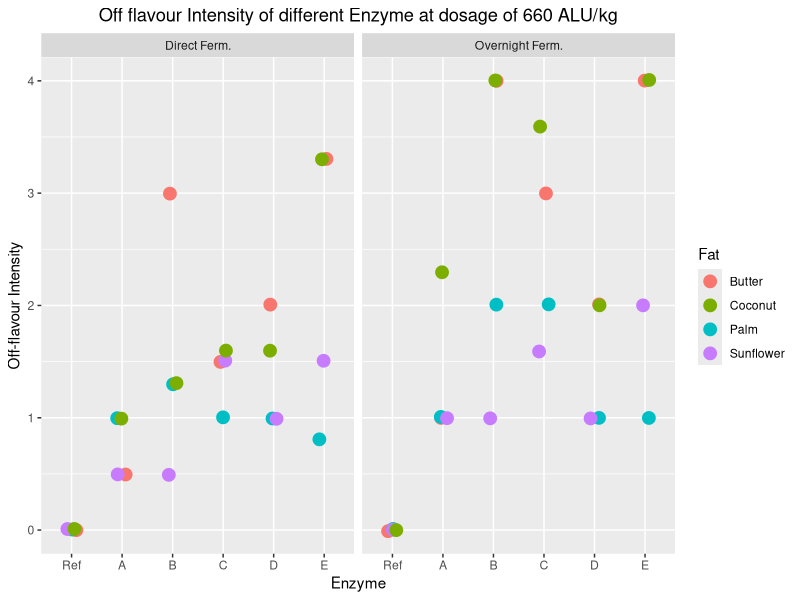
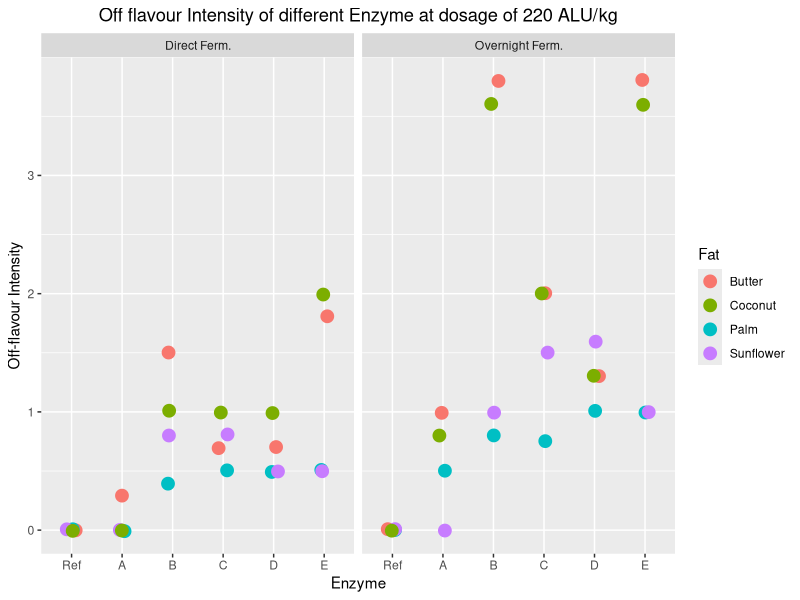
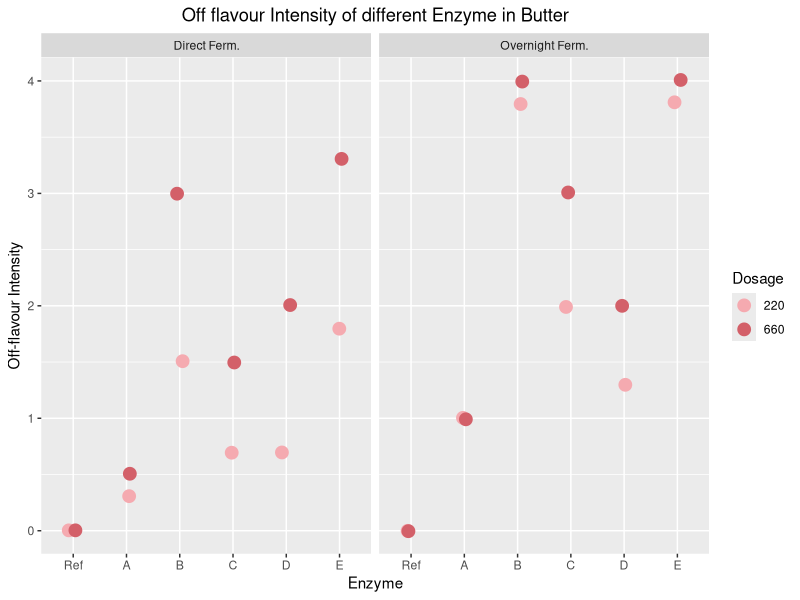
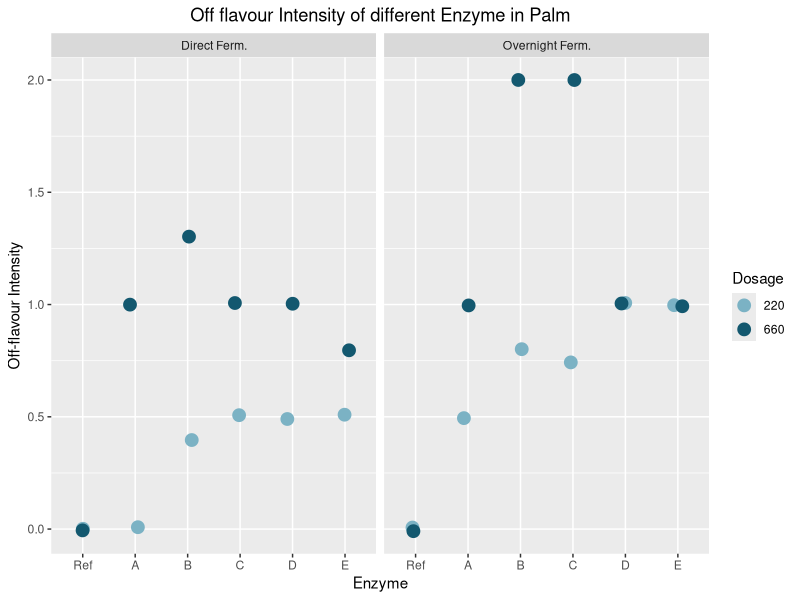
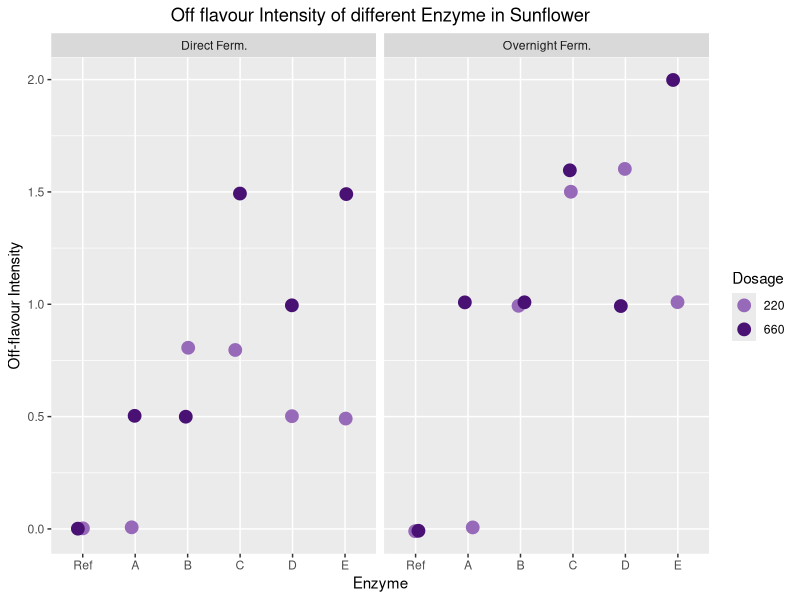
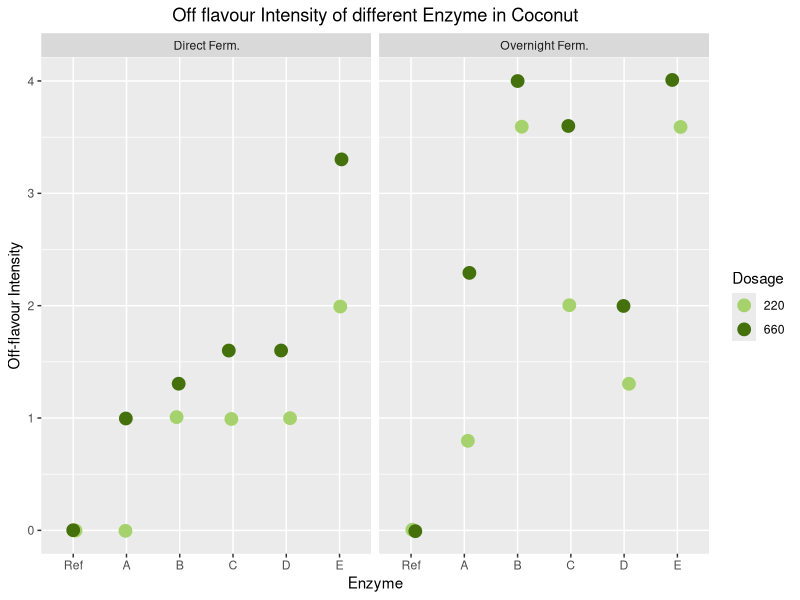
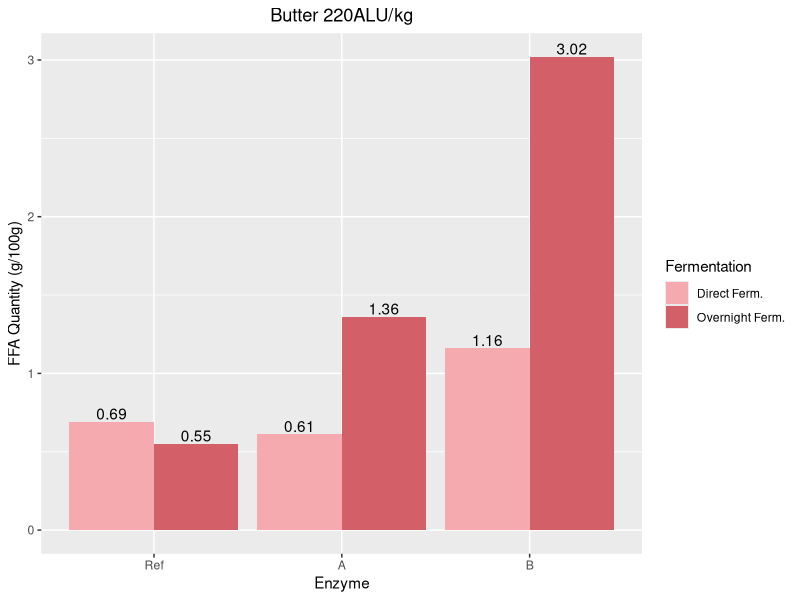
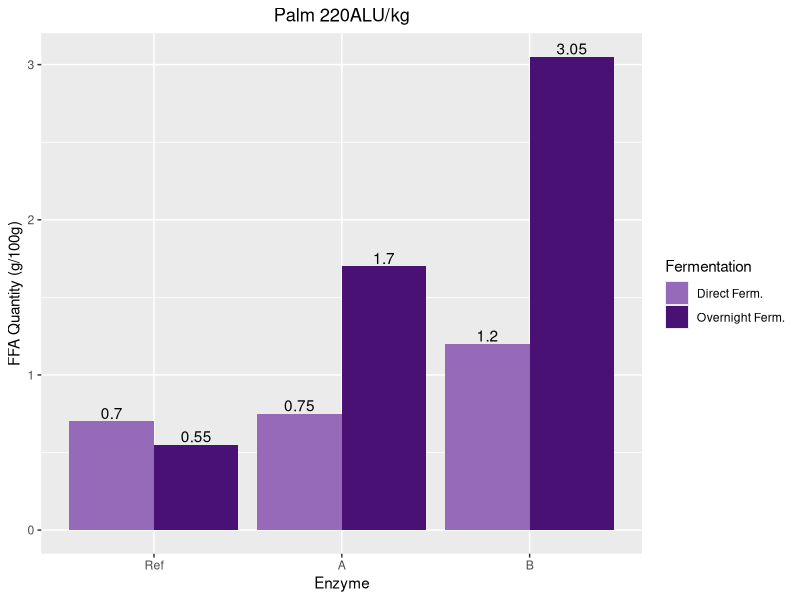

Here is the R script that generated these plots, in order:
#######Library##############
getwd()
library(readxl)
library(readr)
library(ggplot2)
library(tidyr)
library(tidyverse)
library(ggpubr)
library(purrr)

######Import Data frame (Excel)#######
Off_flavour_Data <- read_excel("Off_flavour_Data.xlsx")
Off_flavour_Data <- select(Off_flavour_Data,-Intensity_P1,-Intensity_P2,-Intensity_P3,
                           -Quantity_1,-Quantity_2)

#strings
Off_flavour_Data$Enzyme <- as.factor(Off_flavour_Data$Enzyme)
Off_flavour_Data$Fat <- as.factor(Off_flavour_Data$Fat)
Off_flavour_Data$Fermentation <- as.factor(Off_flavour_Data$Fermentation)
Off_flavour_Data$Intensity_mean <- as.numeric(Off_flavour_Data$Intensity_mean)
Off_flavour_Data$Dosage <- as.factor(Off_flavour_Data$Dosage)



######Data Visualization (1)#######

###660
Off_flavour_660 <- Off_flavour_Data %>% filter(Dosage == 660) 
ggplot(Off_flavour_660, aes(x=Enzyme, y=Intensity_mean, colour=Fat))+        
  geom_point(position=position_jitter(h=0.01, w=0.1), size = 4)+
  ylab("Off-flavour Intensity")+
  facet_grid(cols = vars(Fermentation))+ 
  ggtitle("Off flavour Intensity of different Enzyme at dosage of 660 ALU/kg")+
  theme(plot.title = element_text(hjust = 0.5))+
  scale_x_discrete(limits=c("Ref","A","B","C","D","E"))


###220
Off_flavour_220 <- Off_flavour_Data %>% filter(Dosage == 220)
ggplot(Off_flavour_220, aes(x=Enzyme, y=Intensity_mean, colour=Fat))+
  geom_point(position=position_jitter(h=0.01, w=0.1), size = 4)+
  ylab("Off-flavour Intensity")+
  facet_grid(cols = vars(Fermentation))+
  ggtitle("Off flavour Intensity of different Enzyme at dosage of 220 ALU/kg")+
  theme(plot.title = element_text(hjust = 0.5))+
  scale_x_discrete(limits=c("Ref","A","B","C","D","E"))



######Data Visualization (2)#######

###BUTTER
Off_flavour_Butter <- Off_flavour_Data %>% filter(Fat == "Butter")
ggplot(Off_flavour_Butter, aes(x=Enzyme, y=Intensity_mean, colour=Dosage))+
  geom_point(position=position_jitter(h=0.01, w=0.1), size = 4)+
  facet_grid(cols = vars(Fermentation))+
  scale_colour_manual(values=c("#F5AAB0","#D36069"))+ 
  ylab("Off-flavour Intensity")+
  ggtitle("Off flavour Intensity of different Enzyme in Butter")+
  theme(plot.title = element_text(hjust = 0.5))+
  scale_x_discrete(limits=c("Ref","A","B","C","D","E"))

###Palm
Off_flavour_Palm <- Off_flavour_Data %>% filter(Fat == "Palm")
ggplot(Off_flavour_Palm, aes(x=Enzyme, y=Intensity_mean, colour=Dosage))+
  geom_point(position=position_jitter(h=0.01, w=0.1), size = 4)+
  facet_grid(cols = vars(Fermentation))+
  scale_colour_manual(values=c("#7BB2C4","#13586F"))+ 
  ylab("Off-flavour Intensity")+
  ggtitle("Off flavour Intensity of different Enzyme in Palm")+
  theme(plot.title = element_text(hjust = 0.5))+
  scale_x_discrete(limits=c("Ref","A","B","C","D","E"))


###Sunflower
Off_flavour_Sunflower <- Off_flavour_Data %>% filter(Fat == "Sunflower")
ggplot(Off_flavour_Sunflower, aes(x=Enzyme, y=Intensity_mean, colour=Dosage))+
  geom_point(position=position_jitter(h=0.01, w=0.1), size = 4)+
  facet_grid(cols = vars(Fermentation))+
  scale_colour_manual(values=c("#976AB9","#481173"))+
  ylab("Off-flavour Intensity")+
  ggtitle("Off flavour Intensity of different Enzyme in Sunflower")+
  theme(plot.title = element_text(hjust = 0.5))+
  scale_x_discrete(limits=c("Ref","A","B","C","D","E"))


###Coconut
Off_flavour_Coconut <- Off_flavour_Data %>% filter(Fat == "Coconut")
ggplot(Off_flavour_Coconut, aes(x=Enzyme, y=Intensity_mean, colour=Dosage))+
  geom_point(position=position_jitter(h=0.01, w=0.1), size = 4)+
  facet_grid(cols = vars(Fermentation))+
  scale_colour_manual(values=c("#A6D26D","#45710D"))+ 
  ylab("Off-flavour Intensity")+
  ggtitle("Off flavour Intensity of different Enzyme in Coconut")+
  theme(plot.title = element_text(hjust = 0.5))+
  scale_x_discrete(limits=c("Ref","A","B","C","D","E"))



######Data Visualization (3)#######

####Butter
Correlation_Butter <- Off_flavour_Butter %>% na.omit()
ggplot(Correlation_Butter, aes(fill=Fermentation, y=Quantity_mean, x=Enzyme))+
  geom_bar(position='dodge', stat='identity')+
  scale_x_discrete(limits=c("Ref","A","B"))+
  scale_fill_manual(values=c("#F5AAB0","#D36069"))+
  ylab("FFA Quantity (g/100g)")+
  ggtitle("Butter 220ALU/kg")+
  theme(plot.title = element_text(hjust = 0.5))+
  geom_text(aes(label=Quantity_mean),
            position = position_dodge(0.9),
            vjust = -0.2)


###Palm
Correlation_Palm <- Off_flavour_Palm %>% na.omit()
ggplot(Correlation_Palm, aes(fill=Fermentation, y=Quantity_mean, x=Enzyme))+
  geom_bar(position='dodge', stat='identity')+
  scale_x_discrete(limits=c("Ref","A","B"))+
  scale_fill_manual(values=c("#976AB9","#481173"))+
  ylab("FFA Quantity (g/100g)")+
  ggtitle("Palm 220ALU/kg")+
  theme(plot.title = element_text(hjust = 0.5))+
  geom_text(aes(label=Quantity_mean),
            position = position_dodge(0.9),
            vjust = -0.2)



######ANOVA & T.test b/w Rounds of Panelists############

Off_flavour_panel <- read_excel("Off_flavour_Data.xlsx", sheet = "Off_Intensity_panel")
Off_flavour_panel$Enzyme.2 <- as.factor(Off_flavour_panel$Enzyme.2)
Off_flavour_panel$Round <- as.factor(Off_flavour_panel$Round)

compare_means(Intensity.avg~Round,
              data=Off_flavour_panel,
              method = "anova")

compare_means(Intensity.avg~Round,
              data=Off_flavour_panel,
              method = "t.test")

#Interpretation: There was no significant difference between average results of the panelists in different rounds (p=0.52, ANOVA).
#Interpretation: The average observations of panelists showed no significant difference between round1 and round2 (p= 0.33), round1 and round3 (p= 0.82), and round2 and round3 (p= 0.43).
